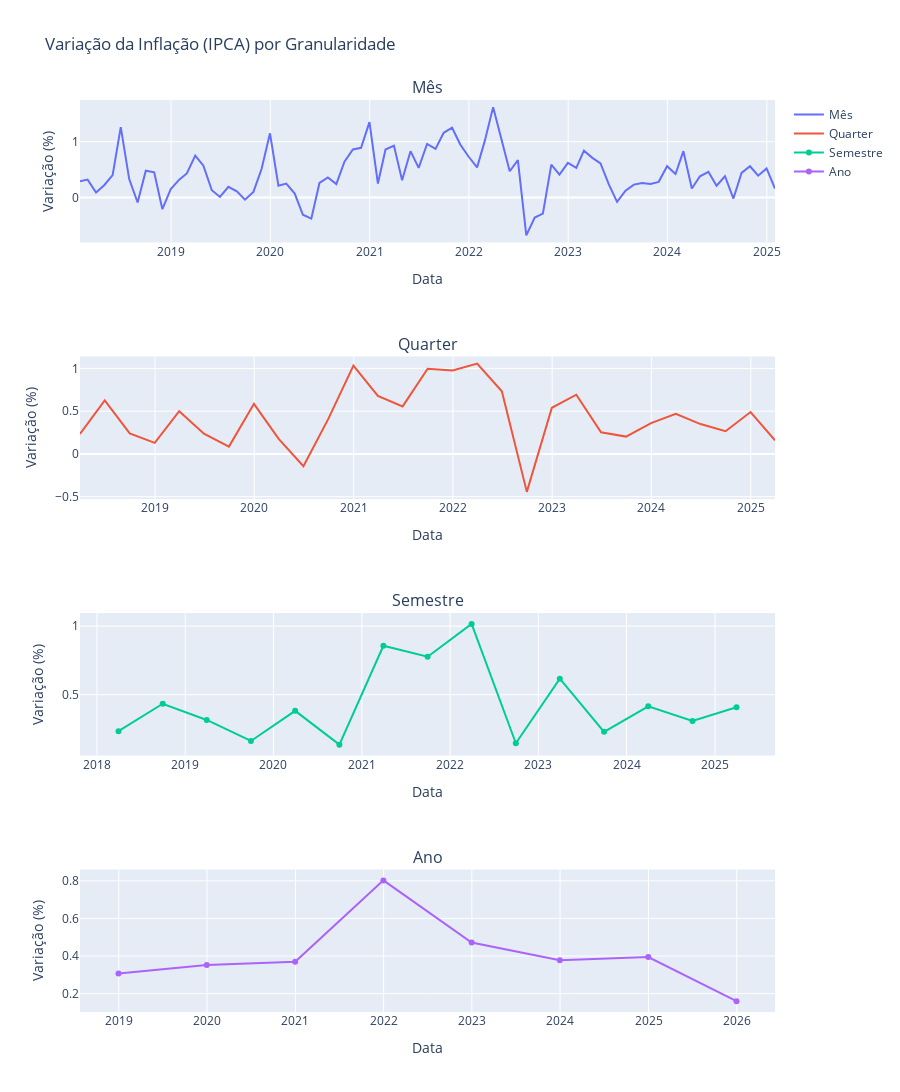

The notebook cell saved with this chart:
### Code cell
# Criação dos subplots
fig = make_subplots(rows=len(granularidades), cols=1, subplot_titles=list(granularidades.keys()))

# Loop para plotar os gráficos
for count, (nome, freq) in enumerate(granularidades.items(), start=1):
    tempo = df['No mês'].resample(freq).mean()

    fig.add_trace(
        go.Scatter(x=tempo.index, y=tempo.values, name=nome),
        row=count, col=1
    )
    fig.update_xaxes(title_text='Data', row=count, col=1)
    fig.update_yaxes(title_text='Variação (%)', row=count, col=1)

# Plot dos gráficos
fig.update_layout(height=1100, width=900, title_text='Variação da Inflação (IPCA) por Granularidade')
fig.show()
